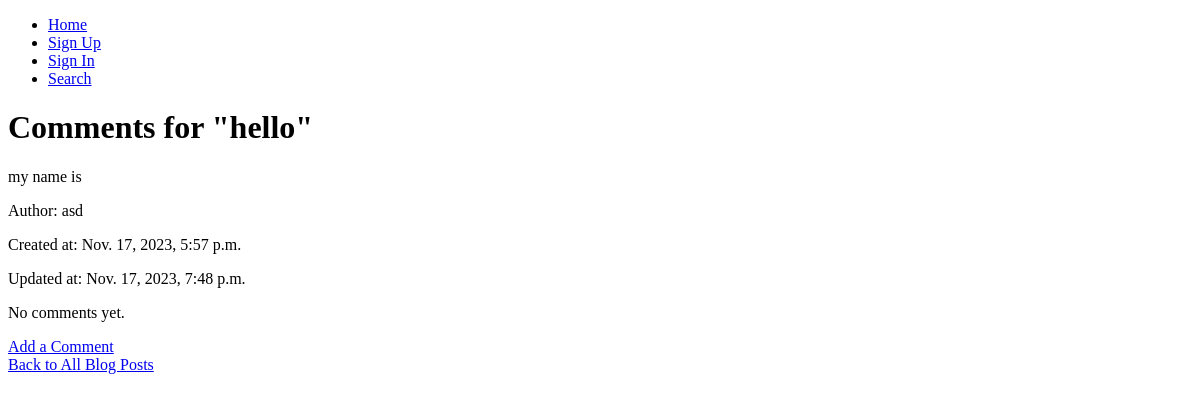
Page /post/2/comments/ on the earlier database version.
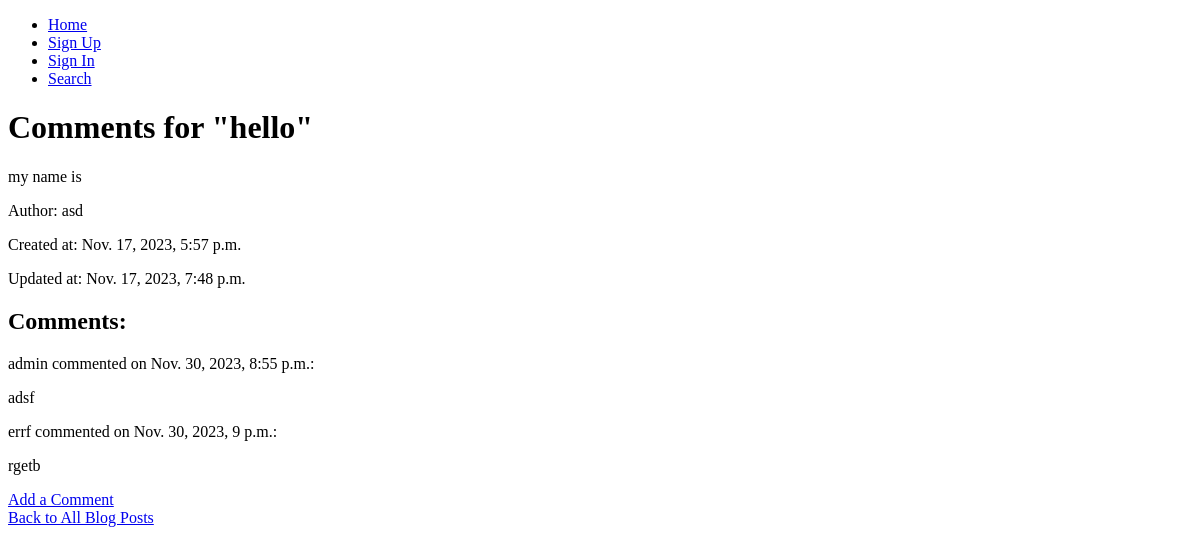
Same page on the later database version.
### JaiMaApp/models.py (models this page shows)
class Comment(models.Model):
    user = models.ForeignKey(User, on_delete=models.CASCADE)
    post = models.ForeignKey(BlogPost, on_delete=models.CASCADE)
    content = models.TextField()
    created_at = models.DateTimeField(auto_now_add=True)
    updated_at = models.DateTimeField(auto_now=True)

### JaiMaApp/views.py (the view)
# urls.py: path('post/<int:pk>/comments/', post_comments, name='post_comments'),
def post_comments(request, pk):
    post = get_object_or_404(BlogPost, pk=pk)
    comments = Comment.objects.filter(post=post)
    return render(request, 'JaiMaApp/post_comments.html', {'post': post, 'comments': comments})

### JaiMaApp/templates/JaiMaApp/post_comments.html
{% extends 'base.html' %}
{% block content %}
  <h1>Comments for "{{ post.title }}"</h1>
  <p>{{ post.content }}</p>
  <p>Author: {{ post.author.username }}</p>
  <p>Created at: {{ post.created_at }}</p>
  <p>Updated at: {{ post.updated_at }}</p>
  {% if comments %}
    <h2>Comments:</h2>
    {% for comment in comments %}
      <div>
        <p>{{ comment.user.username }} commented on {{ comment.created_at }}:</p>
        <p>{{ comment.content }}</p>
      </div>
    {% endfor %}
  {% else %}
    <p>No comments yet.</p>
  {% endif %}
  <a href="{% url 'add_comment' post.pk %}">Add a Comment</a>
  <br>
  <a href="{% url 'home' %}">Back to All Blog Posts</a>
{% endblock %}

Differences in the rows shown:
added Comment: user.username "admin", created_at "Nov. 30, 2023, 8:55 p.m.", content "adsf"
added Comment: user.username "errf", created_at "Nov. 30, 2023, 9 p.m.", content "rgetb"
Other differences:
text no longer shown: "No comments yet."
text now shown: "Comments:"
